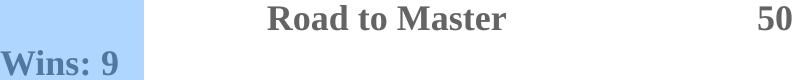
Frame 1 (no input)
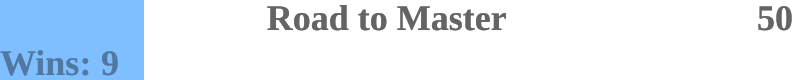
Frame 60 (no input)
Frame 120 (the mouse pressed at the canvas centre since frame 60): identical to frame 60, image omitted

The p5.js sketch that drew these frames (run headless with seeded random() and noise() and a simulated clock; from frame 60 on, the mouse is pressed at the canvas centre):

// p5.js sketch
// ── sketch.js
let master = 50;
let wins = 9;

function setup() {

	let canvas = createCanvas(800, 80);
	canvas.position((windowWidth - width) / 2,(windowHeight - height) / 2);
	background(255);
	// background(0,255,0);
	fill(75, 125, 255);
	noStroke();
	noCursor();
	textFont('cursive', 36);
	textStyle(BOLD);
	// textAlign(CORNER);

}

function draw() {
	
	// translate(width/2, height/2);
	fill(0);
	text('Road to Master', width/3, 30);
	text('Wins:', 0, height-5);
	text(str(wins), wins/master*width-43, height-5);
	text(str(master), width-43, 30);
	rectMode(CORNER);
	fill(255, 100);
	rect(0,0,width, height);
	fill(50,150,255, 100);
	rect(0,0,wins/master*width, 80);


}
